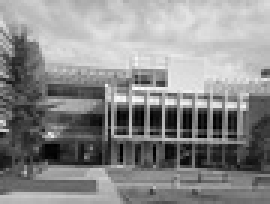
%> input picture ps5_matlab_Kerstetter_Jacob/input/transA.jpg, 90 x 68 px, shrunk from 640 x 480 before the run (shown 3 times larger); the run also reads 1 picture not shown here
$ octave ps5.m   (GNU Octave 9; MATLAB toolbox functions it lacks are replaced by stand-ins)
%> lines starting %> are read from the running program, lines starting %| are printed output that depends on the picture
### ps5_matlab_Kerstetter_Jacob/compute_gradient.m
function [gradX, gradY] = compute_gradient(img)

[gradX, gradY] = imgradientxy(img);

end

### ps5_matlab_Kerstetter_Jacob/harris.m
function R = harris(gradX, gradY, windowSize)

% size of image
[rows, cols] = size(gradX);

% define window and M
offset = floor(windowSize/2);
R = zeros(rows, cols);

% set derivatives
IxSq = gradX .* gradX;
IySq = gradY .* gradY;
IxIy = gradX .* gradY;

% compute M
% loop over all pixels
for i = 1+offset:rows-offset
    for j = 1+offset:cols-offset
        % set up window
        IxSqSum = sum(sum(IxSq(i-offset:i+offset,j-offset:j+offset)));
        IxIySum = sum(sum(IxIy(i-offset:i+offset,j-offset:j+offset)));
        IySqSum = sum(sum(IySq(i-offset:i+offset,j-offset:j+offset)));

        % compute M and R for this point
        M = [IxSqSum, IxIySum; IxIySum, IySqSum];
        R(i,j) = det(M) - 0.04*(trace(M)^2);
    end
end

end

### ps5_matlab_Kerstetter_Jacob/filter_corners.m
function corners = filter_corners(R, threshold, suppressionRadius)

% get size of image
[rows, cols] = size(R);

% loop over the whole image and threshold
for i = 1:rows
    for j = 1:cols
        if R(i, j) < threshold
            R(i, j) = 0;
        end
    end
end

% loop over the whole image and do non-maximal suppression
offset = floor(suppressionRadius/2);
for i = 1+offset:suppressionRadius:rows-offset
    for j = 1+offset:suppressionRadius:cols-offset
        % create window and find max
        window = R(i-offset:i+offset, j-offset:j+offset);
        maxVal = max(max(window));

        % if array is all zeros, skip
        isEmpty = (sum(sum(window)) == 0);
        if isEmpty
            continue;
        end

        % find location of max
        [rowLoc, colLoc] = find(window == maxVal);

        % if there are more than one of the same value in a window, use 1
        if size(rowLoc, 1) > 1
            rowLoc(2:end) = [];
            colLoc(2:end) = [];
        end

        % zero anything that is not max of window
        for offsetRow = -offset:offset
            for offsetCol = -offset:offset
                if offsetRow+offset+1 ~= rowLoc || offsetCol+offset+1 ~= colLoc
                    R(i+offsetRow, j+offsetCol) = 0;
                end
            end
        end
    end
end

[cornersY, cornersX] = find(R);
corners = [cornersX, cornersY];

end

### ps5_matlab_Kerstetter_Jacob/compute_angle.m
function angleImage = compute_angle(gradX, gradY, R)

[rows, ~] = size(R);
angleImage = zeros(4, rows);

% loop over all pixels
for i = 1:rows
    x = R(i, 2);
    y = R(i, 1);

    angle = atan2(gradX(x, y), gradY(x, y));
    angleImage(:, i) = [y, x, 1, angle];
end

end

### ps5_matlab_Kerstetter_Jacob/ps5.m
% Jacob Kerstetter
% 4406239
% ECE 1390 PS5

clear
clc

%% 1-a
% load original images
transAOrig = imread(fullfile('input', 'transA.jpg'));
%> transAOrig is the input picture: size 68x90 uint8; min 0, max 255, mean 139
transBOrig = imread(fullfile('input', 'transB.jpg'));
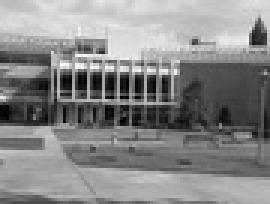
%> input picture ps5_matlab_Kerstetter_Jacob/input/transB.jpg, 90 x 68 px, shrunk from 640 x 480 before the run (shown 3 times larger)
%> transBOrig is the input picture: size 68x90 uint8; min 0, max 255, mean 135.6
simAOrig = imread(fullfile('input', 'simA.jpg'));
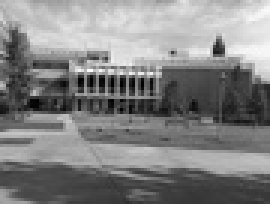
%> input picture ps5_matlab_Kerstetter_Jacob/input/simA.jpg, 90 x 68 px, shrunk from 640 x 480 before the run (shown 3 times larger)
%> simAOrig is the input picture: size 68x90 uint8; min 0, max 255, mean 130.6
simBOrig = imread(fullfile('input', 'simB.jpg'));
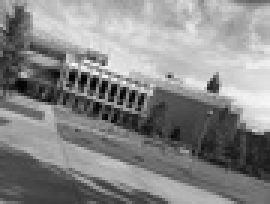
%> input picture ps5_matlab_Kerstetter_Jacob/input/simB.jpg, 90 x 68 px, shrunk from 640 x 480 before the run (shown 3 times larger)
%> simBOrig is the input picture: size 68x90 uint8; min 0, max 253, mean 136

% load images and filter
transA = imgaussfilt(imread(fullfile('input', 'transA.jpg')), 2);
%> transA: size 68x90 uint8; min 20, max 223, mean 139
simA = imgaussfilt(imread(fullfile('input', 'simA.jpg')), 2);
%> simA: size 68x90 uint8; min 44, max 242, mean 130.5
transB = imgaussfilt(imread(fullfile('input', 'transB.jpg')), 2);
%> transB: size 68x90 uint8; min 22, max 222, mean 135.5
simB = imgaussfilt(imread(fullfile('input', 'simB.jpg')), 2);
%> simB: size 68x90 uint8; min 34, max 239, mean 136
checkers = imread(fullfile('input', 'check.bmp'));

% compute gradients and attach
[gradTransAx, gradTransAy] = compute_gradient(transA);
[gradSimAx, gradSimAy] = compute_gradient(simA);
[gradTransBx, gradTransBy] = compute_gradient(transB);
[gradSimBx, gradSimBy] = compute_gradient(simB);
%> in compute_gradient (call 4), `[gradX, gradY] = imgradientxy(img);`:
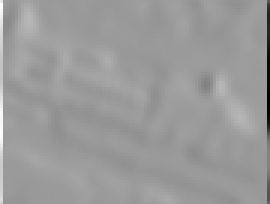
%> gradX: size 68x90 double (shown 3 times larger); min -950, max 618, mean 2.4; drawn with min black and max white
[checkX, checkY] = compute_gradient(checkers);

gradTransA = [gradTransAx, gradTransAy];
gradSimA = [gradSimAx, gradSimAy];
gradTransB = [gradTransBx, gradTransBy];
gradSimB = [gradSimBx, gradSimBy];
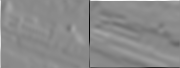
%> gradSimB: size 68x180 double; min -950, max 793, mean -0.8; drawn with min black and max white

% save images
imwrite(mat2gray(gradTransA), fullfile('output', 'ps5-1-a-1.png'));
imwrite(mat2gray(gradSimA), fullfile('output', 'ps5-1-a-2.png'));

%% 1-b
RTransA = harris(gradTransAx, gradTransAy, 3);
imwrite(mat2gray(RTransA), fullfile('output', 'ps5-1-b-1.png'));
RTransB = harris(gradTransBx, gradTransBy, 3);
imwrite(mat2gray(RTransB), fullfile('output', 'ps5-1-b-2.png'));
RSimA = harris(gradSimAx, gradSimAy, 3);
%> call 3 of harris, with windowSize = 3
%> in harris (call 3), `IySq = gradY .* gradY;`:
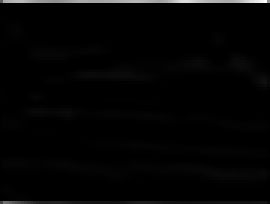
%> IySq: size 68x90 double (shown 3 times larger); min 0, max 813604, mean 13899.4; drawn with min black and max white
imwrite(mat2gray(RSimA), fullfile('output', 'ps5-1-b-3.png'));
RSimB = harris(gradSimBx, gradSimBy, 3);
%> call 4 of harris, with windowSize = 3
%> in harris (call 4), `IxIy = gradX .* gradY;`:
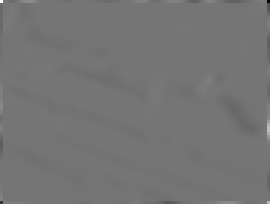
%> IxIy: size 68x90 double (shown 3 times larger); min -185472, max 217131, mean -1073.4; drawn with min black and max white
imwrite(mat2gray(RSimB), fullfile('output', 'ps5-1-b-4.png'));

%% Testing on checkerboard
RCheck = harris(checkX, checkY, 3);
% imshow(mat2gray(RCheck))

%% 1-c
%% Testing on checkboard
% [6 lines of commented-out code are left out]

%% Plotting corners for the four images
TransAFiltered = filter_corners(RTransA, 2e8, 17);
%> after the loop in filter_corners, `for i = 1+offset:suppressionRadius:rows-offset`: R: size 68x90 double; min 0, max 2.58e+12, mean 890166649.6
%> after the loop in filter_corners, `for i = 1+offset:suppressionRadius:rows-offset`: colLoc = 15; rowLoc = 8
%> in filter_corners, `[cornersY, cornersX] = find(R);`: cornersY = 26 values from 2 to 67; cornersX = 26 values from 2 to 89
%> in filter_corners, `corners = [cornersX, cornersY];`: corners = 26 rows, first 12: [2 2; 2 45; 2 67; 17 34; 32 59; 33 40; 34 30; 38 34; 38 35; 55 25; 82 37; 85 34]
%> TransAFiltered has the same summary as corners in filter_corners
% [6 lines of commented-out code are left out]

TransBFiltered = filter_corners(RTransB, 1e8, 17);
%> after the loop in filter_corners (call 2), `for i = 1+offset:suppressionRadius:rows-offset`: R: size 68x90 double; min 0, max 2.72e+12, mean 1.09e+09
%> in filter_corners (call 2), `corners = [cornersX, cornersY];`: corners = 71 rows, first 12: [2 2; 2 34; 2 43; 2 67; 19 23; 34 16; 34 39; 35 15; 35 39; 38 19; 59 26; 63 17]
%> TransBFiltered has the same summary as corners in filter_corners
% [6 lines of commented-out code are left out]

SimAFiltered = filter_corners(RSimA, 1e8, 17);
%> after the loop in filter_corners (call 3), `for i = 1+offset:suppressionRadius:rows-offset`: R: size 68x90 double; min 0, max 3.47e+12, mean 1.11e+09
%> in filter_corners (call 3), `corners = [cornersX, cornersY];`: corners = 35 rows, first 12: [2 2; 2 32; 2 42; 2 67; 22 41; 25 24; 35 19; 68 17; 68 19; 74 15; 77 19; 89 2]
%> SimAFiltered has the same summary as corners in filter_corners
% [6 lines of commented-out code are left out]

SimBFiltered = filter_corners(RSimB, 1e8, 17);
%> in filter_corners (call 4), `corners = [cornersX, cornersY];`: corners = 27 rows, first 12: [2 2; 2 31; 2 50; 2 67; 23 22; 50 32; 50 35; 68 31; 72 27; 89 2; 89 3; 89 42]
%> SimBFiltered has the same summary as corners in filter_corners
% [6 lines of commented-out code are left out]

%% 2-a: Plot gradients and directions with vlfeat
frameTransA = compute_angle(gradTransAx, gradTransAy, TransAFiltered);
%> the loop in compute_angle, `for i = 1:rows` made 26 passes
%> (x, y, angle) on passes 1 to 12: (2, 2, 2.16), (45, 2, -2.7), (67, 2, 0.207), (34, 17, 0.647), (59, 32, 0.971), (40, 33, 2.6), (30, 34, 2.13), (34, 38, 2.48), (35, 38, 2.82), (25, 55, 2.37), (37, 82, -2.44), (34, 85, -2.28)
%> after the loop in compute_angle, `for i = 1:rows`: angleImage = 26 columns, first 8: [2 2 2 17 32 33 34 38; 2 45 67 34 59 40 30 34; 1 1 1 1 1 1 1 1; 2.16 -2.7 0.207 0.647 0.971 2.6 2.13 2.48]
%> frameTransA has the same summary as angleImage in compute_angle
frameTransB = compute_angle(gradTransBx, gradTransBy, TransBFiltered);
%> the loop in compute_angle (call 2), `for i = 1:rows` made 71 passes
%> (x, y, angle) on passes 1 to 12: (2, 2, -0.322), (34, 2, -2.87), (43, 2, 0.00592), (67, 2, -3.07), (23, 19, 2.34), (16, 34, 2.16), (39, 34, -1.55), (15, 35, 2.22), (39, 35, -1.55), (19, 38, 2.28), (26, 59, -2.69), (17, 63, -2.17)
%> frameTransB = 71 columns, first 8: [2 2 2 2 19 34 34 35; 2 34 43 67 23 16 39 15; 1 1 1 1 1 1 1 1; -0.322 -2.87 0.00592 -3.07 2.34 2.16 -1.55 2.22]

% Shift to plot together
[rowsTrans, colsTrans] = size(transA);
%> rowsTrans = 68; colsTrans = 90
frameTransB(1,:) = frameTransB(1,:) + colsTrans;
transFrame = [frameTransA, frameTransB];
%> transFrame = 97 columns, first 8: [2 2 2 17 32 33 34 38; 2 45 67 34 59 40 30 34; 1 1 1 1 1 1 1 1; 2.16 -2.7 0.207 0.647 0.971 2.6 2.13 2.48]

% Plot gradients on image
transImage = [transAOrig, transBOrig];
% figure, imshow(transImage);
% hold on;
% vl_plotframe(transFrame);
% saveas(gcf, fullfile('output', 'ps5-2-a-1.png'))

% Repeat for Sim Image
frameSimA = compute_angle(gradSimAx, gradSimAy, SimAFiltered);
%> frameSimA = 35 columns, first 8: [2 2 2 2 22 25 35 68; 2 32 42 67 41 24 19 17; 1 1 1 1 1 1 1 1; 1.25 -2.77 0.168 -0.608 0.617 2.47 2.32 -1.75]
frameSimB = compute_angle(gradSimBx, gradSimBy, SimBFiltered);
%> frameSimB = 27 columns, first 8: [2 2 2 2 23 50 50 68; 2 31 50 67 22 32 35 31; 1 1 1 1 1 1 1 1; 3.11 -0.178 2.93 -0.388 2.21 3.14 -2.9 -2.47]

% Shift to plot together
[rowsSim, colsSim] = size(simA);
%> rowsSim = 68; colsSim = 90
frameSimB(1,:) = frameSimB(1,:) + colsSim;
simFrame = [frameSimA, frameSimB];
%> simFrame = 62 columns, first 8: [2 2 2 2 22 25 35 68; 2 32 42 67 41 24 19 17; 1 1 1 1 1 1 1 1; 1.25 -2.77 0.168 -0.608 0.617 2.47 2.32 -1.75]

% Plot gradients on image
simImage = [simAOrig, simBOrig];
% figure, imshow(simImage);
% hold on;
% vl_plotframe(simFrame);
% saveas(gcf, fullfile('output', 'ps5-2-a-2.png'))

%% 2-b: Call SIFT functions to get descriptors
% Do the SIFT operation on Trans image
frameTransB = compute_angle(gradTransBx, gradTransBy, TransBFiltered);
%> (the run ends here)
